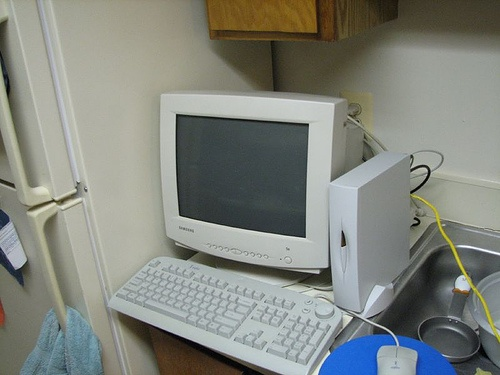
#> input picture test.jpg, 500 x 375 px
$ python mat_np.py
#> lines starting #> are read from the running program, lines starting #| are printed output that depends on the picture; after the words box and inside, x2 and y2 are one past the last pixel; in counts of white or black regions, pixels touching at a corner belong together
import cv2 as cv
import numpy as np

src = cv.imread("../test.jpg")
#> src is the input picture: shape (375, 500, 3); mean B, G, R 126.1, 133.4, 130.1
cv.namedWindow("input", cv.WINDOW_AUTOSIZE)
cv.imshow("input", src)

# clone img
m1 = np.copy(src)

# 赋值
m2 = src
src[100:200, 200:300, :] = 255
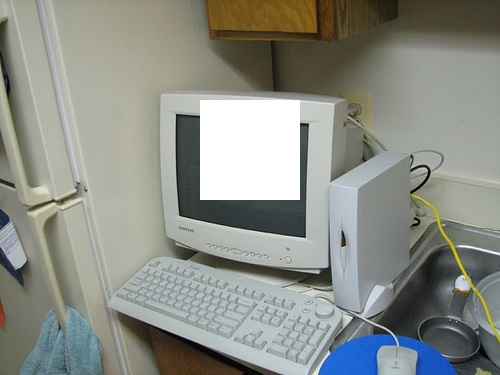
#> src: shape (375, 500, 3); 5.33% of pixels changed, all inside (x1, y1, x2, y2) = (200, 100, 300, 200)
cv.imshow("m2", m2)

m3 = np.zeros(src.shape, src.dtype)
cv.imshow("m3", m3)

m4 = np.zeros([512, 512], np.uint8)
cv.imshow("m4", m4)
m4[:, :] = 127 # try to give gray value 127
cv.imshow("m4", m4)

m5 = np.ones(shape=[512, 512, 3], dtype=np.uint8)
m5[:, :, 0] = 255
cv.imshow("m5", m5)
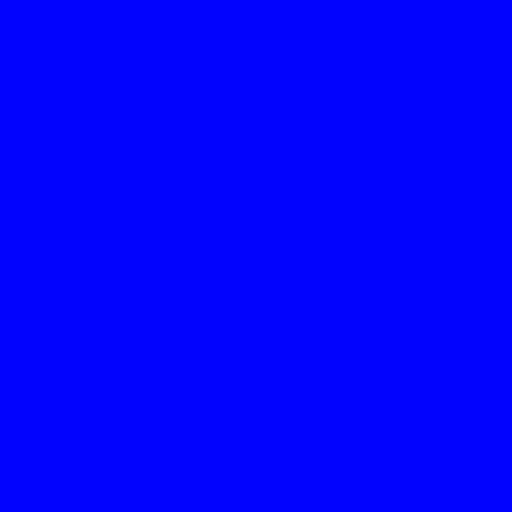
#> window 'm5': shape (512, 512, 3); mean B, G, R 255, 1, 1

cv.waitKey(0)
cv.destroyAllWindows()
